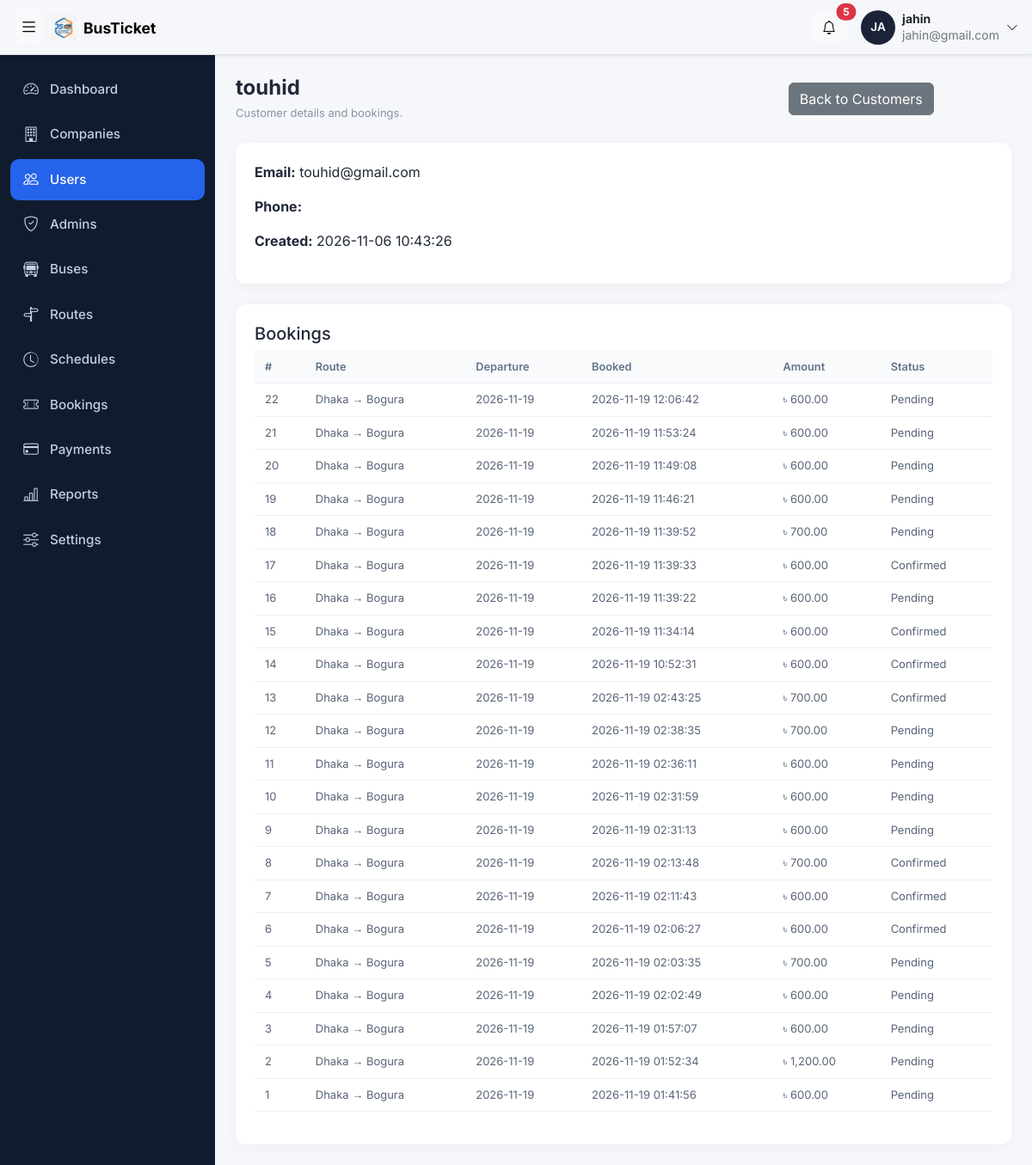
/admin/users_view.php?user_id=4 (signed in), run on the app's committed database.
### tables this page shows
CREATE TABLE `users` (
  `user_id` int(11) NOT NULL,
  `name` varchar(100) NOT NULL,
  `email` varchar(100) NOT NULL,
  `phone` varchar(20) NOT NULL,
  `password` varchar(255) NOT NULL,
  `role` enum('super_admin','company_admin','customer') NOT NULL,
  `company_id` int(11) DEFAULT NULL,
  `created_at` timestamp NOT NULL DEFAULT current_timestamp() ON UPDATE current_timestamp()
);

CREATE TABLE `bookings` (
  `booking_id` int(11) NOT NULL,
  `user_id` int(11) NOT NULL,
  `schedule_id` int(11) NOT NULL,
  `booking_date` datetime NOT NULL,
  `total_amount` decimal(10,2) NOT NULL,
  `booking_status` enum('pending','confirmed','cancelled') NOT NULL
);

CREATE TABLE `routes` (
  `route_id` int(11) NOT NULL,
  `source` varchar(100) NOT NULL,
  `destination` varchar(100) NOT NULL,
  `distance` decimal(10,2) NOT NULL,
  `status` enum('active','inactive') NOT NULL,
  `is_popular` tinyint(1) NOT NULL
);

CREATE TABLE `schedules` (
  `schedule_id` int(11) NOT NULL,
  `bus_id` int(11) NOT NULL,
  `route_id` int(11) NOT NULL,
  `departure_date` date NOT NULL,
  `departure_time` time NOT NULL,
  `arrival_time` time NOT NULL,
  `ticket_price` decimal(10,2) NOT NULL,
  `status` enum('scheduled','completed','cancelled') NOT NULL
);

### admin/users_view.php (the view, shortened to what this page needs)
<?php
include '../config/db.php';
$user_id = $_GET['user_id'];
$sql = "SELECT * FROM users
        WHERE user_id = '$user_id'
        AND role = 'customer'";
$result = $conn->query($sql);
$user = $result->fetch_assoc();
$sql = "SELECT bookings.booking_id, bookings.booking_date,
        bookings.total_amount, bookings.booking_status,
        routes.source, routes.destination, schedules.departure_date
        FROM bookings
        INNER JOIN schedules ON bookings.schedule_id = schedules.schedule_id
        INNER JOIN routes ON schedules.route_id = routes.route_id
        WHERE bookings.user_id = '$user_id'
        ORDER BY bookings.booking_date DESC";
$bookings = $conn->query($sql);
$escape = function ($value) {
    return htmlspecialchars($value);
};
?>
<!DOCTYPE html>
<html lang="en">
<head>
    <?php include '../includes/admin_css.php'; ?>
</head>
<body>
<?php include '../includes/topbar.php'; ?>
<div class="layout">
    <?php include '../includes/adminusersidebar.php'; ?>
    <main class="container-fluid py-4 px-4">
        <div class="page-header">
            <div><h3><?php echo $escape($user['name']); ?></h3><p>Customer details and bookings.</p></div>
            <a class="btn btn-secondary" href="users.php">Back to Customers</a>
        </div>
        <section class="company-card mb-4">
            <p><strong>Email:</strong> <?php echo $escape($user['email']); ?></p>
            <p><strong>Phone:</strong> <?php echo $escape($user['phone']); ?></p>
            <p><strong>Created:</strong> <?php echo $escape($user['created_at']); ?></p>
        </section>
        <section class="company-card">
            <h5>Bookings</h5>
            <div class="table-responsive">
                <table class="table company-table">
                    <thead><tr><th>#</th><th>Route</th><th>Departure</th><th>Booked</th><th>Amount</th><th>Status</th></tr></thead>
                    <tbody>
                    <?php while ($booking = $bookings->fetch_assoc()) { ?>
                        <tr>
                            <td><?php echo $escape($booking['booking_id']); ?></td>
                            <td><?php echo $escape($booking['source'] . ' → ' . $booking['destination']); ?></td>
                            <td><?php echo $escape($booking['departure_date']); ?></td>
                            <td><?php echo $escape($booking['booking_date']); ?></td>
                            <td>৳ <?php echo $escape(number_format((float)$booking['total_amount'], 2)); ?></td>
                            <td><?php echo $escape(ucfirst($booking['booking_status'])); ?></td>
                        </tr>
                    <?php } ?>
                    </tbody>
                </table>
            </div>
        </section>
    </main>
</div>
</body>
</html>

### assets/css/admin.css (style rules this page uses)
:root { --topbar-h: 64px; --sidebar-w: 250px; --sidebar-w-collapsed: 72px; --brand: #2563eb; --ink: #1b2437; --bg: #f4f6fa; }
body { background: var(--bg); color: var(--ink); font-family: "Inter", "Nirmala UI", system-ui, sans-serif; }
.layout { display: flex; min-height: calc(100vh - var(--topbar-h)); margin-top: var(--topbar-h); }
.layout > .sidebar + * { flex: 1; min-width: 0; margin-left: var(--sidebar-w); transition: margin-left .25s ease; }
.table th { font-size: .8rem; color: #5b6679; white-space: nowrap; }
.table td { white-space: nowrap; }

### assets/css/companies.css (style rules this page uses)
body { background: #f5f7fb; font-family: 'Inter', sans-serif; color: #202938; }
.page-header { display: flex; justify-content: space-between; align-items: center; margin-bottom: 25px; width: 90%; }
.page-header h3 { font-size: 24px; font-weight: 700; margin-bottom: 5px; }
.page-header p, .form-heading p { color: #8993a4; font-size: 13px; margin: 0; }
.company-card { background: white; border-radius: 12px; padding: 22px; box-shadow: 0 3px 15px rgba(0,0,0,0.04); }
.company-table { vertical-align: middle; font-size: 13px; width: 100%; }
.company-table thead th { background: #f8fafc; color: #64748b; font-weight: 600; padding: 9px 12px; white-space: nowrap; border-bottom: 1px solid #e8edf3; }
.company-table tbody td { padding: 9px 12px; color: #596579; border-bottom: 1px solid #edf0f4; }
a { text-decoration: none; }

### assets/css/adminbar.css (style rules this page uses)
body { background: #f5f7fb; font-family: 'Inter', sans-serif; color: #202938; }
.page-header { display: flex; justify-content: space-between; align-items: center; margin-bottom: 25px; }
.page-header h3 { font-size: 24px; font-weight: 700; margin-bottom: 5px; }
.page-header p, .form-heading p { color: #8993a4; font-size: 13px; margin: 0; }
.company-card { background: white; border-radius: 12px; padding: 22px; box-shadow: 0 3px 15px rgba(0,0,0,0.04); }
.company-table { vertical-align: middle; font-size: 13px; width: 100%; }
.company-table thead th { background: #f8fafc; color: #64748b; font-weight: 600; padding: 9px 12px; white-space: nowrap; border-bottom: 1px solid #e8edf3; }
.company-table tbody td { padding: 9px 12px; color: #596579; border-bottom: 1px solid #edf0f4; }
a { text-decoration: none; }

### data on the page
users: name "touhid", email "touhid@gmail.com", created_at "2026-11-06 10:43:26"
bookings: booking_id "22", routes.source+destination "Dhaka → Bogura", schedule.departure_date "2026-11-19", booking_date "2026-11-19 12:06:42", total_amount "600.00", booking_status "Pending"
bookings: booking_id "21", routes.source+destination "Dhaka → Bogura", schedule.departure_date "2026-11-19", booking_date "2026-11-19 11:53:24", total_amount "600.00", booking_status "Pending"
bookings: booking_id "20", routes.source+destination "Dhaka → Bogura", schedule.departure_date "2026-11-19", booking_date "2026-11-19 11:49:08", total_amount "600.00", booking_status "Pending"
bookings: booking_id "19", routes.source+destination "Dhaka → Bogura", schedule.departure_date "2026-11-19", booking_date "2026-11-19 11:46:21", total_amount "600.00", booking_status "Pending"
bookings: booking_id "18", routes.source+destination "Dhaka → Bogura", schedule.departure_date "2026-11-19", booking_date "2026-11-19 11:39:52", total_amount "700.00", booking_status "Pending"
bookings: booking_id "17", routes.source+destination "Dhaka → Bogura", schedule.departure_date "2026-11-19", booking_date "2026-11-19 11:39:33", total_amount "600.00", booking_status "Confirmed"
bookings: booking_id "16", routes.source+destination "Dhaka → Bogura", schedule.departure_date "2026-11-19", booking_date "2026-11-19 11:39:22", total_amount "600.00", booking_status "Pending"
bookings: booking_id "15", routes.source+destination "Dhaka → Bogura", schedule.departure_date "2026-11-19", booking_date "2026-11-19 11:34:14", total_amount "600.00", booking_status "Confirmed"
bookings: booking_id "14", routes.source+destination "Dhaka → Bogura", schedule.departure_date "2026-11-19", booking_date "2026-11-19 10:52:31", total_amount "600.00", booking_status "Confirmed"
bookings: booking_id "13", routes.source+destination "Dhaka → Bogura", schedule.departure_date "2026-11-19", booking_date "2026-11-19 02:43:25", total_amount "700.00", booking_status "Confirmed"
bookings: booking_id "12", routes.source+destination "Dhaka → Bogura", schedule.departure_date "2026-11-19", booking_date "2026-11-19 02:38:35", total_amount "700.00", booking_status "Pending"
bookings: booking_id "11", routes.source+destination "Dhaka → Bogura", schedule.departure_date "2026-11-19", booking_date "2026-11-19 02:36:11", total_amount "600.00", booking_status "Pending"
bookings: booking_id "10", routes.source+destination "Dhaka → Bogura", schedule.departure_date "2026-11-19", booking_date "2026-11-19 02:31:59", total_amount "600.00", booking_status "Pending"
bookings: booking_id "9", routes.source+destination "Dhaka → Bogura", schedule.departure_date "2026-11-19", booking_date "2026-11-19 02:31:13", total_amount "600.00", booking_status "Pending"
bookings: booking_id "8", routes.source+destination "Dhaka → Bogura", schedule.departure_date "2026-11-19", booking_date "2026-11-19 02:13:48", total_amount "700.00", booking_status "Confirmed"
bookings: booking_id "7", routes.source+destination "Dhaka → Bogura", schedule.departure_date "2026-11-19", booking_date "2026-11-19 02:11:43", total_amount "600.00", booking_status "Confirmed"
bookings: booking_id "6", routes.source+destination "Dhaka → Bogura", schedule.departure_date "2026-11-19", booking_date "2026-11-19 02:06:27", total_amount "600.00", booking_status "Confirmed"
bookings: booking_id "5", routes.source+destination "Dhaka → Bogura", schedule.departure_date "2026-11-19", booking_date "2026-11-19 02:03:35", total_amount "700.00", booking_status "Pending"
bookings: booking_id "4", routes.source+destination "Dhaka → Bogura", schedule.departure_date "2026-11-19", booking_date "2026-11-19 02:02:49", total_amount "600.00", booking_status "Pending"
bookings: booking_id "3", routes.source+destination "Dhaka → Bogura", schedule.departure_date "2026-11-19", booking_date "2026-11-19 01:57:07", total_amount "600.00", booking_status "Pending"
bookings: booking_id "2", routes.source+destination "Dhaka → Bogura", schedule.departure_date "2026-11-19", booking_date "2026-11-19 01:52:34", total_amount "1,200.00", booking_status "Pending"
bookings: booking_id "1", routes.source+destination "Dhaka → Bogura", schedule.departure_date "2026-11-19", booking_date "2026-11-19 01:41:56", total_amount "600.00", booking_status "Pending"

### other printed values
substr($_SESSION['name'], 0, 2) "JA"
$_SESSION['name'] "jahin"
$_SESSION['email'] "jahin@gmail.com"
